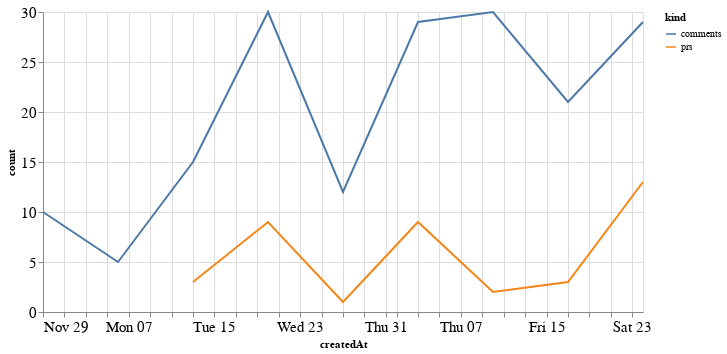

The code cell stored with this chart in its notebook:
### Code cell
alt.Chart(total_time, width=600).mark_line().encode(
    x='createdAt',
    y='count',
    color='kind'
)

### Figure 1 — Vega-Lite specification as saved in the notebook (floating-point values rounded to 4 significant figures)
{"config": {"axisLeft": {"labelFontSize": 15}, "axisBottom": {"labelFontSize": 15}}, "data": {"name": "data-a09c1d199813ab5a779d04eff618d674"}, "mark": "line", "encoding": {"color": {"type": "nominal", "field": "kind"}, "x": {"type": "temporal", "field": "createdAt"}, "y": {"type": "quantitative", "field": "count"}}, "width": 600, "$schema": "https://vega.github.io/schema/vega-lite/v4.8.1.json", "datasets": {"data-a09c1d199813ab5a779d04eff618d674": [{"createdAt": "2020-12-13T00:00:00", "kind": "prs", "count": 3.0}, {"createdAt": "2020-12-20T00:00:00", "kind": "prs", "count": 9.0}, {"createdAt": "2020-12-27T00:00:00", "kind": "prs", "count": 1.0}, {"createdAt": "2021-01-03T00:00:00", "kind": "prs", "count": 9.0}, {"createdAt": "2021-01-10T00:00:00", "kind": "prs", "count": 2.0}, {"createdAt": "2021-01-17T00:00:00", "kind": "prs", "count": 3.0}, {"createdAt": "2021-01-24T00:00:00", "kind": "prs", "count": 13.0}, {"createdAt": "2020-11-29T00:00:00", "kind": "prs", "count": null}, {"createdAt": "2020-12-06T00:00:00", "kind": "prs", "count": null}, {"createdAt": "2020-12-13T00:00:00", "kind": "comments", "count": 15.0}, {"createdAt": "2020-12-20T00:00:00", "kind": "comments", "count": 30.0}, {"createdAt": "2020-12-27T00:00:00", "kind": "comments", "count": 12.0}, {"createdAt": "2021-01-03T00:00:00", "kind": "comments", "count": 29.0}, {"createdAt": "2021-01-10T00:00:00", "kind": "comments", "count": 30.0}, {"createdAt": "2021-01-17T00:00:00", "kind": "comments", "count": 21.0}, {"createdAt": "2021-01-24T00:00:00", "kind": "comments", "count": 29.0}, {"createdAt": "2020-11-29T00:00:00", "kind": "comments", "count": 10.0}, {"createdAt": "2020-12-06T00:00:00", "kind": "comments", "count": 5.0}]}}
